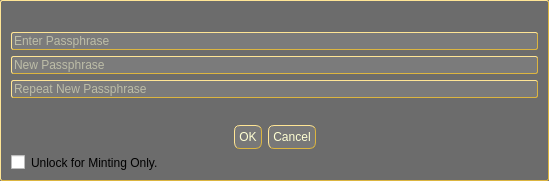
<?xml version="1.0" encoding="UTF-8"?>
<ui version="4.0">
 <class>AskPassphraseDialog</class>
 <widget class="QDialog" name="AskPassphraseDialog">
  <property name="windowModality">
   <enum>Qt::NonModal</enum>
  </property>
  <property name="geometry">
   <rect>
    <x>0</x>
    <y>0</y>
    <width>549</width>
    <height>181</height>
   </rect>
  </property>
  <property name="sizePolicy">
   <sizepolicy hsizetype="Preferred" vsizetype="Minimum">
    <horstretch>0</horstretch>
    <verstretch>0</verstretch>
   </sizepolicy>
  </property>
  <property name="minimumSize">
   <size>
    <width>549</width>
    <height>171</height>
   </size>
  </property>
  <property name="mouseTracking">
   <bool>false</bool>
  </property>
  <property name="windowTitle">
   <string>Passphrase Dialog</string>
  </property>
  <property name="styleSheet">
   <string notr="true">QDialog {background-color: #6C6C6C; color: #FFFFD3;; border-style:outset; border-color: #dcb540; border-width: 1px; border-radius: 2px; padding: 0px } QPushButton { background-color: #787878; color: #FFFFD3; border-style:outset; border-color: #dcb540; border-width: 1px; border-radius: 6px; padding: 4px} QPushButton::hover { background-color: #6C6C6C; color: #FFFFD3; border-style:outset; border-color: #dcb540; border-width: 1px; border-radius: 6px; padding: 4px}  QPushButton::pressed {background-color: #FBFBFB; color: #E5990C; border-style:outset; border-color: #DCB540; border-radius: 6px; padding: 4px} QLabel {color: #FFFFD3} QLineEdit {background-color: #7B7B7B; color: #FFFFD3;; border-style:outset; border-color: #dcb540; border-width: 1px; border-radius: 2px; padding: 0px }</string>
  </property>
  <property name="sizeGripEnabled">
   <bool>false</bool>
  </property>
  <property name="modal">
   <bool>false</bool>
  </property>
  <layout class="QGridLayout" name="gridLayout">
   <item row="0" column="0">
    <widget class="QLabel" name="warningLabel">
     <property name="styleSheet">
      <string notr="true"/>
     </property>
     <property name="textFormat">
      <enum>Qt::RichText</enum>
     </property>
     <property name="wordWrap">
      <bool>true</bool>
     </property>
    </widget>
   </item>
   <item row="1" column="0">
    <widget class="QLineEdit" name="passEdit1">
     <property name="styleSheet">
      <string notr="true"/>
     </property>
     <property name="echoMode">
      <enum>QLineEdit::Password</enum>
     </property>
     <property name="placeholderText">
      <string>Enter Passphrase</string>
     </property>
    </widget>
   </item>
   <item row="2" column="0">
    <widget class="QLineEdit" name="passEdit2">
     <property name="styleSheet">
      <string notr="true"/>
     </property>
     <property name="echoMode">
      <enum>QLineEdit::Password</enum>
     </property>
     <property name="placeholderText">
      <string>New Passphrase</string>
     </property>
    </widget>
   </item>
   <item row="3" column="0">
    <widget class="QLineEdit" name="passEdit3">
     <property name="styleSheet">
      <string notr="true"/>
     </property>
     <property name="echoMode">
      <enum>QLineEdit::Password</enum>
     </property>
     <property name="placeholderText">
      <string>Repeat New Passphrase</string>
     </property>
    </widget>
   </item>
   <item row="4" column="0">
    <widget class="QLabel" name="capsLabel">
     <property name="sizePolicy">
      <sizepolicy hsizetype="Preferred" vsizetype="Preferred">
       <horstretch>0</horstretch>
       <verstretch>0</verstretch>
      </sizepolicy>
     </property>
     <property name="minimumSize">
      <size>
       <width>45</width>
       <height>15</height>
      </size>
     </property>
     <property name="maximumSize">
      <size>
       <width>200</width>
       <height>20</height>
      </size>
     </property>
     <property name="font">
      <font>
       <weight>75</weight>
       <bold>true</bold>
      </font>
     </property>
     <property name="styleSheet">
      <string notr="true"/>
     </property>
     <property name="frameShape">
      <enum>QFrame::NoFrame</enum>
     </property>
     <property name="text">
      <string/>
     </property>
     <property name="scaledContents">
      <bool>false</bool>
     </property>
     <property name="alignment">
      <set>Qt::AlignCenter</set>
     </property>
     <property name="indent">
      <number>-1</number>
     </property>
    </widget>
   </item>
   <item row="5" column="0">
    <widget class="QDialogButtonBox" name="buttonBox">
     <property name="enabled">
      <bool>true</bool>
     </property>
     <property name="maximumSize">
      <size>
       <width>16777215</width>
       <height>25</height>
      </size>
     </property>
     <property name="styleSheet">
      <string notr="true"/>
     </property>
     <property name="orientation">
      <enum>Qt::Horizontal</enum>
     </property>
     <property name="standardButtons">
      <set>QDialogButtonBox::Cancel|QDialogButtonBox::Ok</set>
     </property>
     <property name="centerButtons">
      <bool>true</bool>
     </property>
    </widget>
   </item>
   <item row="6" column="0">
    <widget class="QCheckBox" name="mintingCheckBox">
     <property name="enabled">
      <bool>true</bool>
     </property>
     <property name="visible">
      <bool>false</bool>
     </property>
     <property name="toolTip">
      <string>Serves to disable trivial use of sendmoney when the OS account is compromised. Provides no real security.</string>
     </property>
     <property name="styleSheet">
      <string notr="true">border-style: none</string>
     </property>
     <property name="text">
      <string>Unlock for Minting Only.</string>
     </property>
    </widget>
   </item>
  </layout>
 </widget>
 <resources/>
 <connections>
  <connection>
   <sender>buttonBox</sender>
   <signal>accepted()</signal>
   <receiver>AskPassphraseDialog</receiver>
   <slot>accept()</slot>
   <hints>
    <hint type="sourcelabel">
     <x>248</x>
     <y>254</y>
    </hint>
    <hint type="destinationlabel">
     <x>157</x>
     <y>274</y>
    </hint>
   </hints>
  </connection>
  <connection>
   <sender>buttonBox</sender>
   <signal>rejected()</signal>
   <receiver>AskPassphraseDialog</receiver>
   <slot>reject()</slot>
   <hints>
    <hint type="sourcelabel">
     <x>316</x>
     <y>260</y>
    </hint>
    <hint type="destinationlabel">
     <x>286</x>
     <y>274</y>
    </hint>
   </hints>
  </connection>
 </connections>
</ui>
